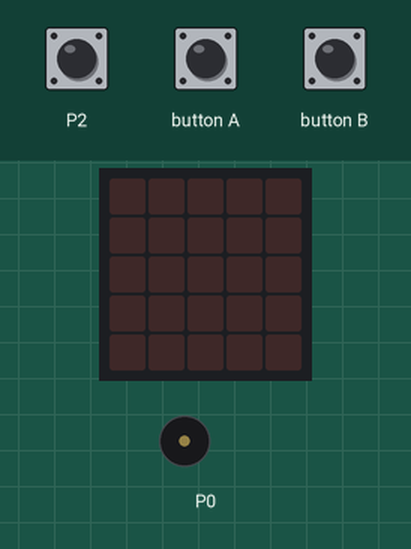
The program below on a simulated BBC micro:bit (MakeCode). Parts: the board's 5×5 LED display, buzzer (waves = sounding). The test bench sets the inputs (shaded band). The run ends where the board's game-over animation would start. At 11.0 s the program stops and its outputs stay as they are.

Above: at 1.2 s.
1.3 s: button A pressed for 0.15 s
At 3.1 s:
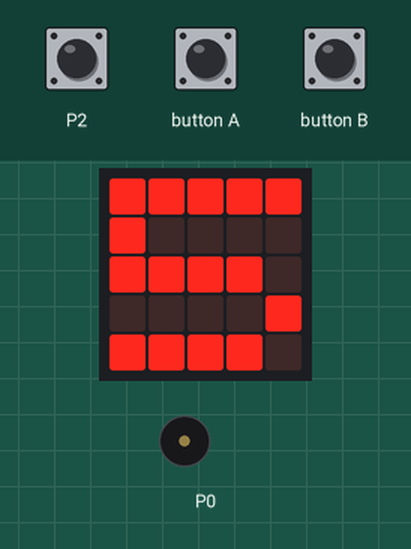
3.7 s: touch pin P2 pressed for 0.15 s
At 4.2 s:
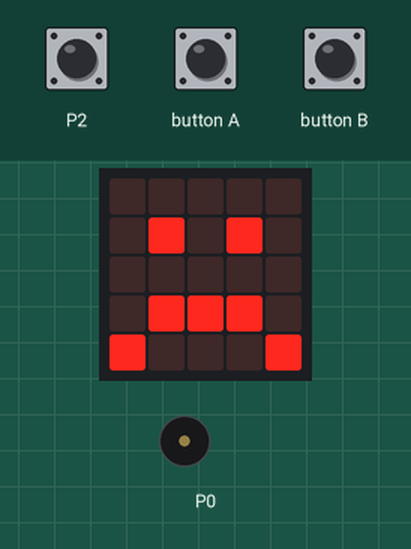
5.9 s: touch pin P2 pressed for 1 s
At 7.1 s:
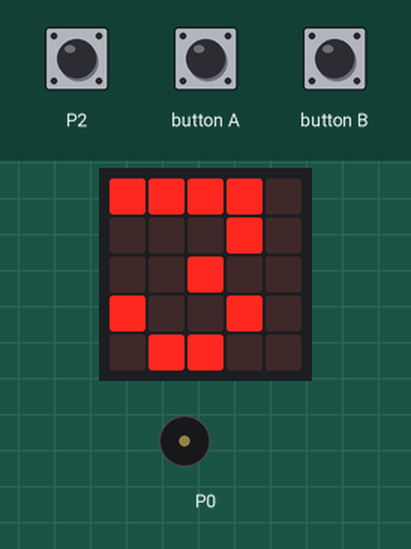
8.4 s: button B pressed for 0.15 s
At 9.3 s:
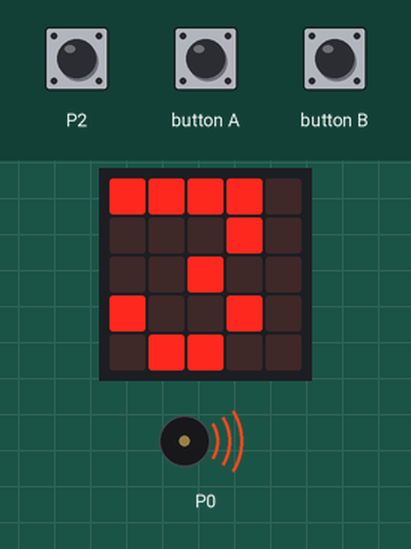
Timing chart, 0 to 12.5 s (numbered marks = the images above; inputs shaded):
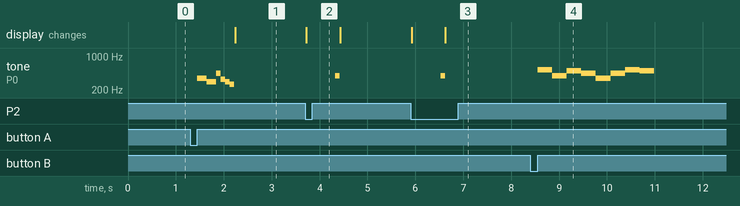

Measured:
- after the input at 1.3 s, tone on P0: plays 349 Hz for 0.19 s, 294 Hz for 0.19 s, 440 Hz for 0.10 s, 330 Hz for 0.10 s, 294 Hz for 0.10 s, 262 Hz for 0.09 s, starting after 0.15 s; the display: changes after 0.94 s (image 1)
- after the input at 3.7 s, tone on P0: silent → 392 Hz after 0.63 s, → silent 0.10 s later; the display: changes at once (image 2)
- after the input at 5.9 s, tone on P0: silent → 392 Hz after 0.63 s, → silent 0.10 s later; the display: first changes at once (image 3 shows a later state)
- after the input at 8.4 s, tone on P0: plays 523 Hz for 0.31 s, 392 Hz for 0.31 s, 494 Hz for 0.31 s, 440 Hz for 0.31 s, 349 Hz for 0.31 s, 440 Hz for 0.31 s … (8 notes in this stretch), starting after 0.15 s

The program:

main.ts
```typescript
let vidas = 0
input.onButtonPressed(Button.A, function () {
    music.playMelody("F F D D A E D C ", 626)
    vidas = 5
    basic.showNumber(vidas)
})
input.onButtonPressed(Button.B, function () {
    music.playMelody("C5 G B A F A C5 B ", 200)
    game.setScore(vidas)
    game.gameOver()
})
basic.forever(function () {
    while (vidas >= 1) {
        if (input.pinIsPressed(TouchPin.P2)) {
            basic.showIcon(IconNames.Sad)
            music.playTone(392, music.beat(BeatFraction.Whole))
            vidas += -1
            basic.showNumber(vidas)
        }
        basic.showNumber(vidas)
        if (vidas == 0) {
            game.setScore(vidas)
            game.gameOver()
        }
    }
})
```

test.ts
```typescript
// aquí va el archivo "tests"; esto no se compilará cuando este paquete se utilice como una extensión.
```
